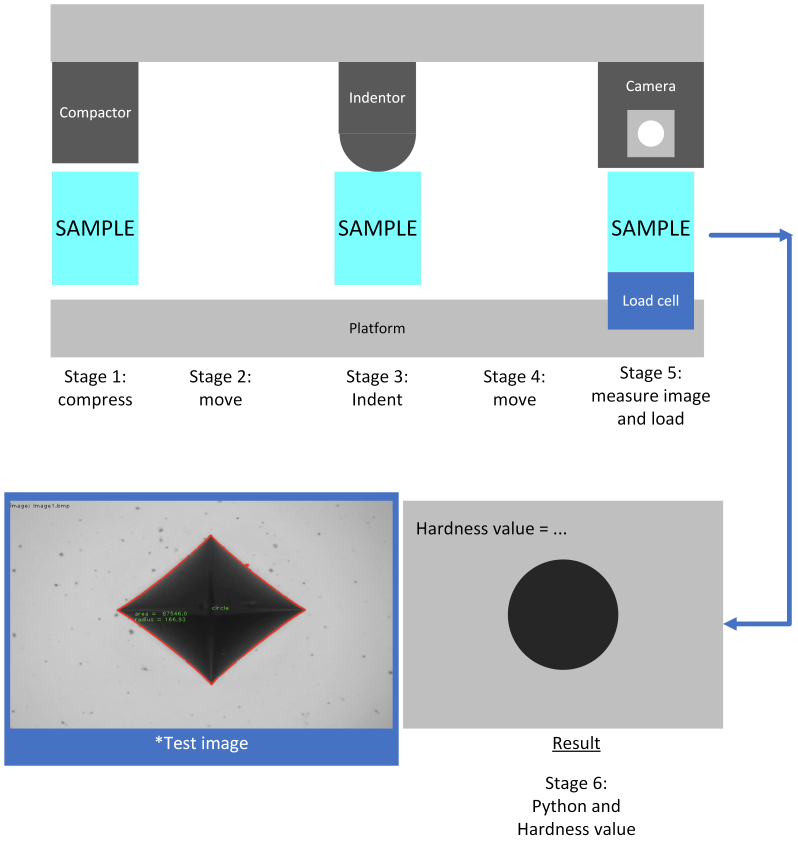
#> input picture Images/HardnessMachineStages-1.png, 3986 x 4269 px, found by its file name (shown at 1/5 size)
$ python -i circleDetect.py   (imports and definitions only)   (older library calls are emulated)
#> lines starting #> are read from the running program, lines starting #| are printed output that depends on the picture; after the words box and inside, x2 and y2 are one past the last pixel; in counts of white or black regions, pixels touching at a corner belong together
import subprocess
import sys
# [17 lines of commented-out code are left out]
import cv2
import numpy as np
import os

def nothing():
    pass

def DetectCircle(file_name):
#> called with file_name = 'Images/HardnessMachineStages-1.png'
    title = f"image: {file_name}"
    folder_name = 'images'
    print(title)
    #loading file
    last = os.path.join(os.getcwd(), folder_name)
    file_name = os.path.join(last, file_name)
    print(file_name)
    image = cv2.imread(file_name)
#> image is the input picture: shape (4269, 3986, 3); mean B, G, R 217.9, 214.6, 207.9
    print(type(image))
#| <class 'numpy.ndarray'>

    #converting to gray scale
    gray_image = cv2.cvtColor(image, cv2.COLOR_BGR2GRAY)
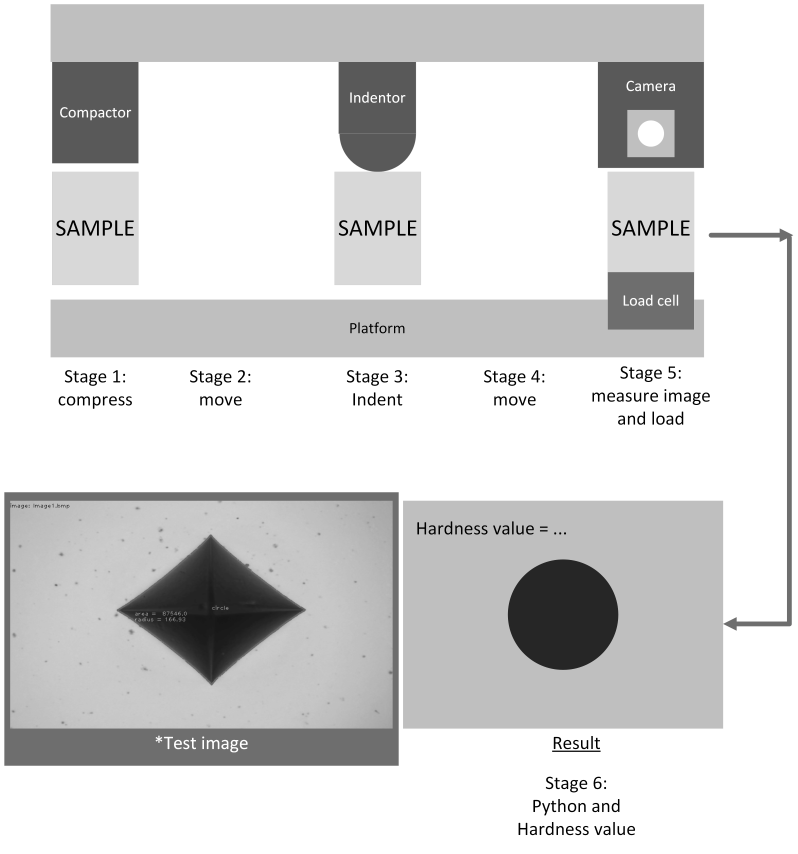
#> gray_image: shape (4269, 3986) (shown at 1/5 size); min 0, max 255, mean 212.9
    _, thresh = cv2.threshold(gray_image,127,255, cv2.THRESH_BINARY_INV)
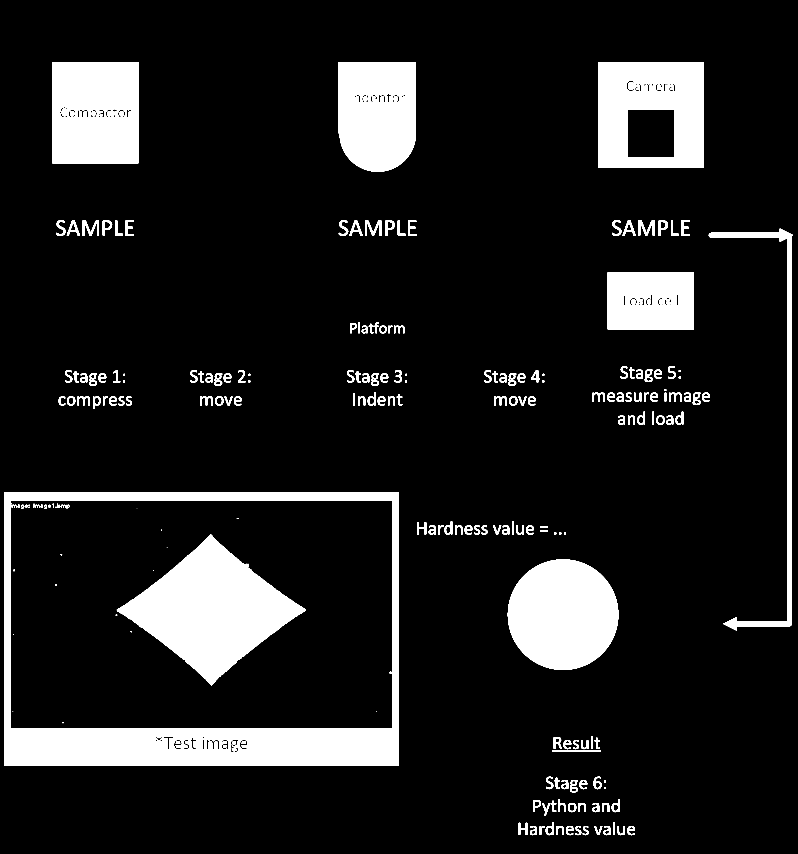
#> thresh: shape (4269, 3986) (shown at 1/5 size); 11.8% white; 223 white regions (11 under 20 px)
    cv2.imshow("Inverted",thresh)

    #load bar
    cv2.createTrackbar("track bar","track",0,255,nothing)
    contours, hierarchy = cv2.findContours(thresh, cv2.RETR_EXTERNAL, cv2.CHAIN_APPROX_SIMPLE)
#> contours = 171 contours; largest, box (x1, y1, x2, y2) and area: (22, 2462, 1993, 3828) 2689050, (2990, 310, 3519, 839) 278784, (2539, 2797, 3092, 3350) 238838, (261, 310, 692, 816) 217150, (1694, 310, 2079, 668) 137088

    #filter max contour
    c = max(contours, key = cv2.contourArea) #get greatest area curve
#> c = [[22, 2462], [22, 3827], [1992, 3827], [1992, 2462]]
    area = cv2.contourArea(c)
#> area = 2689050
    area_title = f"area =  {area}"
#> area_title = 'area =  2689050.0'
    radius_title = f"radius = {np.sqrt(area/np.pi):.2f}"
#> radius_title = 'radius = 925.18'
    cv2.drawContours(image, c, -1, (0,0,255), 4)
    x,y,w,h = cv2.boundingRect(c)
#> x = 22; y = 2462; w = 1971; h = 1366
    x_mid = int(x+w/2)
#> x_mid = 1007
    y_mid = int(y+h/2)
#> y_mid = 3145
    coords = (x_mid, y_mid)
#> coords = (1007, 3145)
    colour = (0,255,0)
    font = cv2.FONT_HERSHEY_PLAIN
    cv2.putText(image,title, (1,20), font, 1, (0,0,0), 1)
    cv2.putText(image,"circle", coords, font, 1, colour, 1)
    cv2.putText(image, area_title, (coords[0]-200, max(0,coords[1]+15)), font, 1, colour, 1)
    cv2.putText(image, radius_title, (coords[0]-200, max(0,coords[1]+30)), font, 1, colour, 1)
    # going through all contours
    for i, contour in enumerate(contours):
        if i ==0: # first shape, i.e. the whole shape
            continue
        epsilon = 0.01 * cv2.arcLength(contour, True)
        approx = cv2.approxPolyDP(contour, epsilon, True)

    #     #trying blob fit
    #     # params = cv2.SimpleBlobDetector_Params()
    #     # params.minThreshold = 127
    #     # params.maxThreshold = 255
    #     # params.filterByArea = True
    #     # params.minArea = 1500
    #     # params.filterByCircularity = True
    #     # params.minCircularity = 0.1
    #     # params.filterByConvexity = True
    #     # params.minConvexity = 0.87
    #     # params.filterByInertia = True
    #     # params.minInertiaRatio = 0.01

    #     # ver = (cv2.__version__).split('.')
    #     # if int(ver[0]) < 3:
    #     #     detector = cv2.SimpleBlobDetector(params)
    #     # else:
    #     #     detector = cv2.SimpleBlobDetector_create(params)

    #     # points = detector.detect(thresh)

    #     # display_points = cv2.drawKeypoints(thresh,points,np.array([]),(255,0,0), cv2.DrawMatchesFlags_DRAW_RICH_KEYPOINTS)

    #     # cv2.imshow("bruh",display_points)
    #     (x,y), radius = cv2.minEnclosingCircle(contour)
    #     circle = cv2.circle(thresh, (int(x),int(y)), int(radius), (0,255,0), 2)
    #     cv2.imshow("bruh", circle)

        area = cv2.contourArea(contour)
        print("image: ", file_name,", area = ", area)
        print("radius = ", np.sqrt(area/np.pi))
        if area>6000:
            cv2.drawContours(image, contour, -1, (0,0,255), 4)

        # [10 lines of commented-out code are left out]
        if len(approx<5):
            cv2.putText(image,"square", coords, font, 1, colour, 1)
#> this loop made 171 passes
#> (epsilon, area) on passes 2 to 4: (1.99, 545), (2.01, 961), (1.99, 955)
#> (printed output is left out)

    cv2.imshow("output", image)
    cv2.waitKey(0)

# [6 lines not run here, left out]

# [22 lines of commented-out code are left out]

>>> result = DetectCircle('Images/HardnessMachineStages-1.png')
